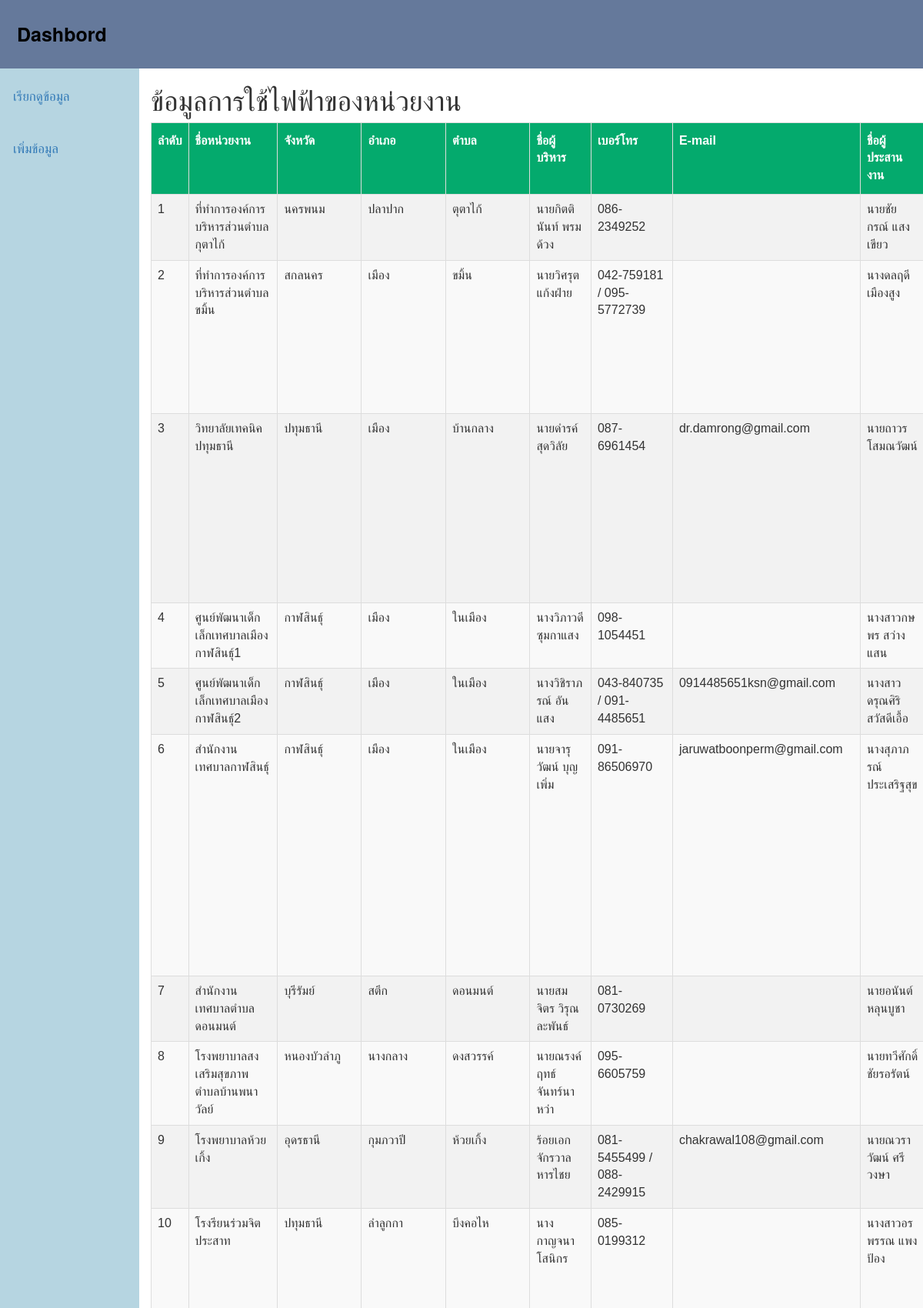
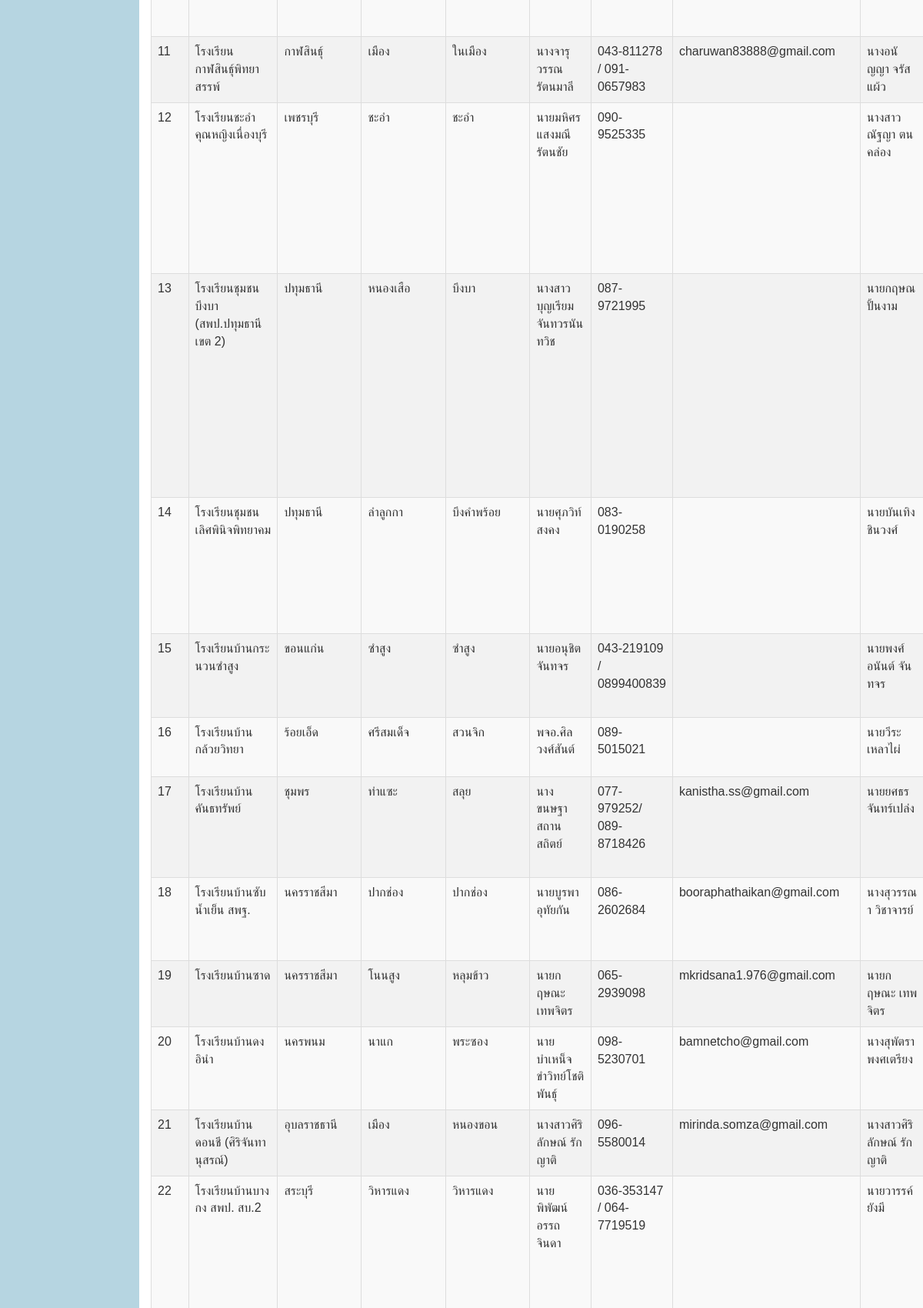
The page / (upper part) on the database its author committed (2 pictures, top to bottom).
### tables this page shows
CREATE TABLE `view_info` (
  `V_Schoolname` varchar(100) NOT NULL,
  `V_Province` varchar(100) NOT NULL,
  `V_District` varchar(100) NOT NULL,
  `V_SubDistrict` varchar(100) NOT NULL,
  `V_ExecutiveName` varchar(100) NOT NULL,
  `V_ExeTell` varchar(25) NOT NULL,
  `V_ExeEmail` varchar(100) NOT NULL,
  `V_CoordinatorName` varchar(100) NOT NULL,
  `V_CooTell` varchar(25) NOT NULL,
  `V_CooEmail` varchar(100) NOT NULL,
  `V_Sale` varchar(100) NOT NULL,
  `V_Date` varchar(100) NOT NULL,
  `V_ElectricPerYear` varchar(100) NOT NULL,
  `V_ElectricPerMonth` varchar(100) NOT NULL,
  `V_Status` varchar(200) NOT NULL
);

### index.php (the view, shortened to what this page needs)
<?php
$server = "localhost";
$username = "root";
$password = "";
$database = "info_db";
$objConnect = new mysqli($server, $username, $password, $database);
mysqli_query($objConnect, "SET NAMES utf8");
$strSQL_info_db = "SELECT * FROM view_info";
$resultinfo_db = $objConnect->query($strSQL_info_db);
?>
<html lang="en">
<head>
    <link rel="stylesheet" href="style.css">
    <link rel="stylesheet" href="https://maxcdn.bootstrapcdn.com/bootstrap/3.4.1/css/bootstrap.min.css">
</head>
<body>
    <div class="header">
        <a href="index.php" class="logo">Dashbord</a>
    </div>
    <div class="con">
        <div class="tab">
            <button class="tablinks" onclick="openTab(event, 'View')"><a href="index.php">เรียกดูข้อมูล</a></button>
            <button class="tablinks" onclick="openTab(event, 'Insert')"><a href="insert.php">เพิ่มข้อมูล</a></button>
        </div>
        <div id="View" class="container tabcontent">
            <h1>ข้อมูลการใช้ไฟฟ้าของหน่วยงาน</h1>
            <table id="data" class="table table-striped">
                <tr>
                    <th>ลำดับ</th>
                    <th>ชื่อหน่วยงาน</th>
                    <th>จังหวัด</th>
                    <th>อำเภอ</th>
                    <th>ตำบล</th>
                    <th>ชื่อผู้บริหาร</th>
                    <th>เบอร์โทร</th>
                    <th>E-mail</th>
                    <th>ชื่อผู้ประสานงาน</th>
                </tr>
                <?php
                if ($resultinfo_db->num_rows > 0) {
                    $sequence = 1;
                    while($row = $resultinfo_db->fetch_assoc()) {
                        ?>
                        <tr>
                            <td><?php echo $sequence++; ?></td>
                            <td><?php echo $row["V_Schoolname"]; ?></td>
                            <td><?php echo $row["V_Province"]; ?></td>
                            <td><?php echo $row["V_District"]; ?></td>
                            <td><?php echo $row["V_SubDistrict"]; ?></td>
                            <td><?php echo $row["V_ExecutiveName"]; ?></td>
                            <td><?php echo $row["V_ExeTell"]; ?></td>
                            <td><?php echo $row["V_ExeEmail"]; ?></td>
                            <td><?php echo $row["V_CoordinatorName"]; ?></td>
                        </tr>
                        <?php
                    }
                } else {
                    echo "<tr><td colspan='17'>ไม่มีข้อมูลรายการ</td></tr>";
                }
                ?>
            </table>
        </div>
    </div>
</body>
</html>

### style.css (style rules this page uses)
* { box-sizing: border-box; }
body { margin: 0; font-family: Arial, Helvetica, sans-serif; }
.header { overflow: hidden; background-color: #65799b; padding: 20px 10px; }
.header a { float: left; color: black; text-align: center; padding: 12px; text-decoration: none; font-size: 18px; line-height: 25px; border-radius: 4px; }
.header a.logo { font-size: 25px; font-weight: bold; }
.con { display: flex; height: 100vh;/ }
.tab { flex: 1 0 0%; border: 1px solid #b6d5e1; background-color: #b6d5e1; overflow-y: auto; }
.tab button { display: block; background-color: inherit; color: black; padding: 22px 16px; width: 100%; border: none; outline: none; text-align: left; cursor: pointer; transition: 0.3s; font-size: 17px; }
.tabcontent { flex: 1 0 70%; padding: 0px 12px; border-left: none; overflow-y: auto; }
#data { font-family: Arial, Helvetica, sans-serif; border-collapse: collapse; width: 100%; }
#data td, #data th { border: 1px solid #ddd; padding: 8px; }
#data tr:nth-child(even) { background-color: #f2f2f2; }
#data th { padding-top: 12px; padding-bottom: 12px; text-align: left; background-color: #04AA6D; color: white; }

### rows shown on the page
view_info: V_Schoolname "ที่ทำการองค์การบริหารส่วนตำบลกุตาไก้", V_Province "นครพนม", V_District "ปลาปาก", V_SubDistrict "ตุตาไก้", V_ExecutiveName "นายกิตตินันท์ พรมด้วง", V_ExeTell "086-2349252", V_CoordinatorName "นายชัยกรณ์ แสงเขียว"
view_info: V_Schoolname "ที่ทำการองค์การบริหารส่วนตำบลขมิ้น", V_Province "สกลนคร", V_District "เมือง", V_SubDistrict "ขมิ้น", V_ExecutiveName "นายวิศรุต แก้งฝ่าย", V_ExeTell "042-759181 / 095-5772739", V_CoordinatorName "นางดลฤดี เมืองสูง"
view_info: V_Schoolname "วิทยาลัยเทคนิคปทุมธานี", V_Province "ปทุมธานี", V_District "เมือง", V_SubDistrict "บ้านกลาง", V_ExecutiveName "นายดำรค์ สุดวิลัย", V_ExeTell "087-6961454", V_ExeEmail "dr.damrong@gmail.com", V_CoordinatorName "นายถาวร โสมณวัฒน์"
view_info: V_Schoolname "ศูนย์พัฒนาเด็กเล็กเทศบาลเมืองกาฬสินธุ์1", V_Province "กาฬสินธุ์", V_District "เมือง", V_SubDistrict "ในเมือง", V_ExecutiveName "นางวิภาวดี ซุมกาแสง", V_ExeTell "098-1054451", V_CoordinatorName "นางสาวกษพร สว่างแสน"
view_info: V_Schoolname "ศูนย์พัฒนาเด็กเล็กเทศบาลเมืองกาฬสินธุ์2", V_Province "กาฬสินธุ์", V_District "เมือง", V_SubDistrict "ในเมือง", V_ExecutiveName "นางวิชิราภรณ์ อันแสง", V_ExeTell "043-840735 / 091-4485651", V_ExeEmail "0914485651ksn@gmail.com", V_CoordinatorName "นางสาวดรุณศิริ สวัสดีเอื้อ"
view_info: V_Schoolname "สำนักงานเทศบาลกาฬสินธุ์", V_Province "กาฬสินธุ์", V_District "เมือง", V_SubDistrict "ในเมือง", V_ExecutiveName "นายจารุวัฒน์ บุญเพิ่ม", V_ExeTell "091-86506970", V_ExeEmail "jaruwatboonperm@gmail.com", V_CoordinatorName "นางสุภาภรณ์ ประเสริฐสุข"
view_info: V_Schoolname "สำนักงานเทศบาลตำบลดอนมนต์", V_Province "บุรีรัมย์", V_District "สตึก", V_SubDistrict "ดอนมนต์", V_ExecutiveName "นายสมจิตร วิรุณละพันธ์", V_ExeTell "081-0730269", V_CoordinatorName "นายอนันต์ หลุนบูชา"
view_info: V_Schoolname "โรงพยาบาลสงเสริมสุขภาพตำบลบ้านพนาวัลย์", V_Province "หนองบัวลำภู", V_District "นางกลาง", V_SubDistrict "ดงสวรรค์", V_ExecutiveName "นายณรงค์ฤทธ์ จันทร์นาหว่า", V_ExeTell "095-6605759", V_CoordinatorName "นายทวีศักดิ์ ชัยรอรัตน์"
view_info: V_Schoolname "โรงพยาบาลห้วยเกิ้ง", V_Province "อุดรธานี", V_District "กุมภวาปี", V_SubDistrict "ห้วยเกิ้ง", V_ExecutiveName "ร้อยเอกจักรวาล หารไชย", V_ExeTell "081-5455499 / 088-2429915", V_ExeEmail "chakrawal108@gmail.com", V_CoordinatorName "นายณวราวัฒน์ ศรีวงษา"
view_info: V_Schoolname "โรงรียนร่วมจิตประสาท", V_Province "ปทุมธานี", V_District "ลำลูกกา", V_SubDistrict "บึงคอไห", V_ExecutiveName "นางกาญจนา โสนิกร", V_ExeTell "085-0199312", V_CoordinatorName "นางสาวอรพรรณ แพงป้อง"
view_info: V_Schoolname "โรงเรียนกาฬสินธุ์พิทยาสรรพ์", V_Province "กาฬสินธุ์", V_District "เมือง", V_SubDistrict "ในเมือง", V_ExecutiveName "นางจารุวรรณ รัตนมาลี", V_ExeTell "043-811278 / 091-0657983", V_ExeEmail "charuwan83888@gmail.com", V_CoordinatorName "นางอนัญญา จรัสแผ้ว"
view_info: V_Schoolname "โรงเรียนชะอำคุณหญิงเนื่องบุรี", V_Province "เพชรบุรี", V_District "ชะอำ", V_SubDistrict "ชะอำ", V_ExecutiveName "นายมหิศร แสงมณีรัตนชัย", V_ExeTell "090-9525335", V_CoordinatorName "นางสาวณัฐญา ตนคล่อง"
view_info: V_Schoolname "โรงเรียนชุมชนบึงบา (สพป.ปทุมธานี เขต 2)", V_Province "ปทุมธานี", V_District "หนองเสือ", V_SubDistrict "บึงบา", V_ExecutiveName "นางสาวบุญเรียม จันทวรนันทวิช", V_ExeTell "087-9721995", V_CoordinatorName "นายกฤษณ ปั้นงาม"
view_info: V_Schoolname "โรงเรียนชุมชนเลิศพินิจพิทยาคม", V_Province "ปทุมธานี", V_District "ลำลูกกา", V_SubDistrict "บึงคำพร้อย", V_ExecutiveName "นายศุภวิท์ สงคง", V_ExeTell "083-0190258", V_CoordinatorName "นายบันเทิง ชินวงศ์"
view_info: V_Schoolname "โรงเรียนบ้านกระนวนซำสูง", V_Province "ขอนแก่น", V_District "ซำสูง", V_SubDistrict "ซำสูง", V_ExecutiveName "นายอนุชิต จันทจร", V_ExeTell "043-219109 / 0899400839", V_CoordinatorName "นายพงศ์อนันต์ จันทจร"
view_info: V_Schoolname "โรงเรียนบ้านกล้วยวิทยา", V_Province "ร้อยเอ็ด", V_District "ศรีสมเด็จ", V_SubDistrict "สวนจิก", V_ExecutiveName "พจอ.ศิล วงศ์สันต์", V_ExeTell "089-5015021", V_CoordinatorName "นายวีระ เหลาไผ่"
view_info: V_Schoolname "โรงเรียนบ้านคันธทรัพย์", V_Province "ชุมพร", V_District "ท่าแซะ", V_SubDistrict "สลุย", V_ExecutiveName "นางขนษฐา สถานสถิตย์", V_ExeTell "077-979252/ 089-8718426", V_ExeEmail "kanistha.ss@gmail.com", V_CoordinatorName "นายยศธร จันทร์เปล่ง"
view_info: V_Schoolname "โรงเรียนบ้านซับน้ำเย็น สพฐ.", V_Province "นครราชสีมา", V_District "ปากช่อง", V_SubDistrict "ปากช่อง", V_ExecutiveName "นายบูรพา อุทัยกัน", V_ExeTell "086-2602684", V_ExeEmail "booraphathaikan@gmail.com", V_CoordinatorName "นางสุวรรณา วิชาจารย์"
view_info: V_Schoolname "โรงเรียนบ้านซาด", V_Province "นครราชสีมา", V_District "โนนสูง", V_SubDistrict "หลุมข้าว", V_ExecutiveName "นายกฤษณะ เทพจิตร", V_ExeTell "065-2939098", V_ExeEmail "mkridsana1.976@gmail.com", V_CoordinatorName "นายกฤษณะ เทพจิตร"
view_info: V_Schoolname "โรงเรียนบ้านดงอินำ", V_Province "นครพนม", V_District "นาแก", V_SubDistrict "พระซอง", V_ExecutiveName "นายบำเหน็จ ขำวิทย์โชติพันธุ์", V_ExeTell "098-5230701", V_ExeEmail "bamnetcho@gmail.com", V_CoordinatorName "นางสุพัตรา พงศเตรียง"
view_info: V_Schoolname "โรงเรียนบ้านดอนชี (ศิริจันทานุสรณ์)", V_Province "อุบลราชธานี", V_District "เมือง", V_SubDistrict "หนองขอน", V_ExecutiveName "นางสาวศิริลักษณ์ รักญาติ", V_ExeTell "096-5580014", V_ExeEmail "mirinda.somza@gmail.com", V_CoordinatorName "นางสาวศิริลักษณ์ รักญาติ"
view_info: V_Schoolname "โรงเรียนบ้านบางกง สพป. สบ.2", V_Province "สระบุรี", V_District "วิหารแดง", V_SubDistrict "วิหารแดง", V_ExecutiveName "นายพิพัฒน์ อรรถจินดา", V_ExeTell "036-353147 / 064-7719519", V_CoordinatorName "นายวารรค์ ยังมี"
